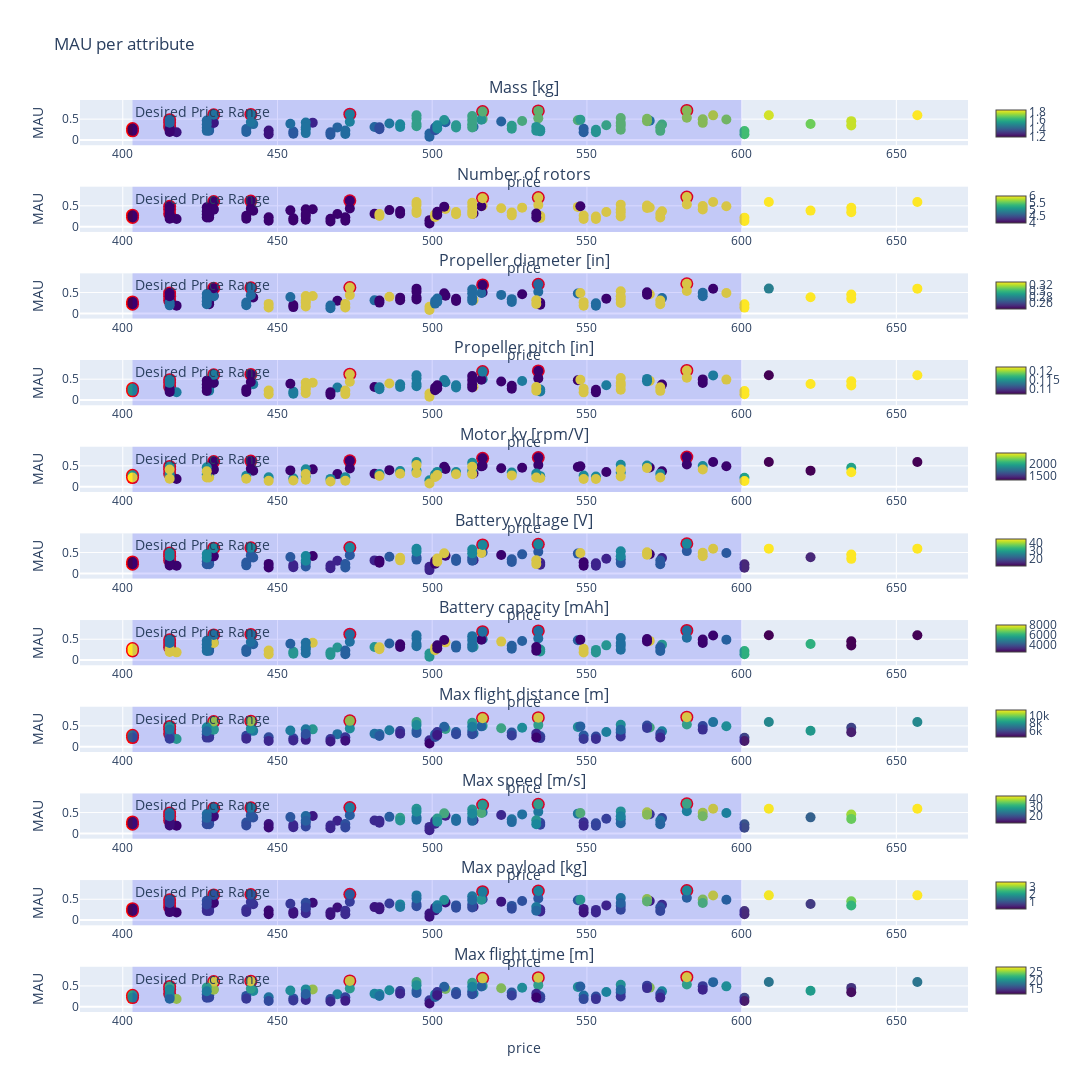

Notebook cell for this chart:
### Code cell
uav_td.plot_all_attributes('price', 'MAU')
